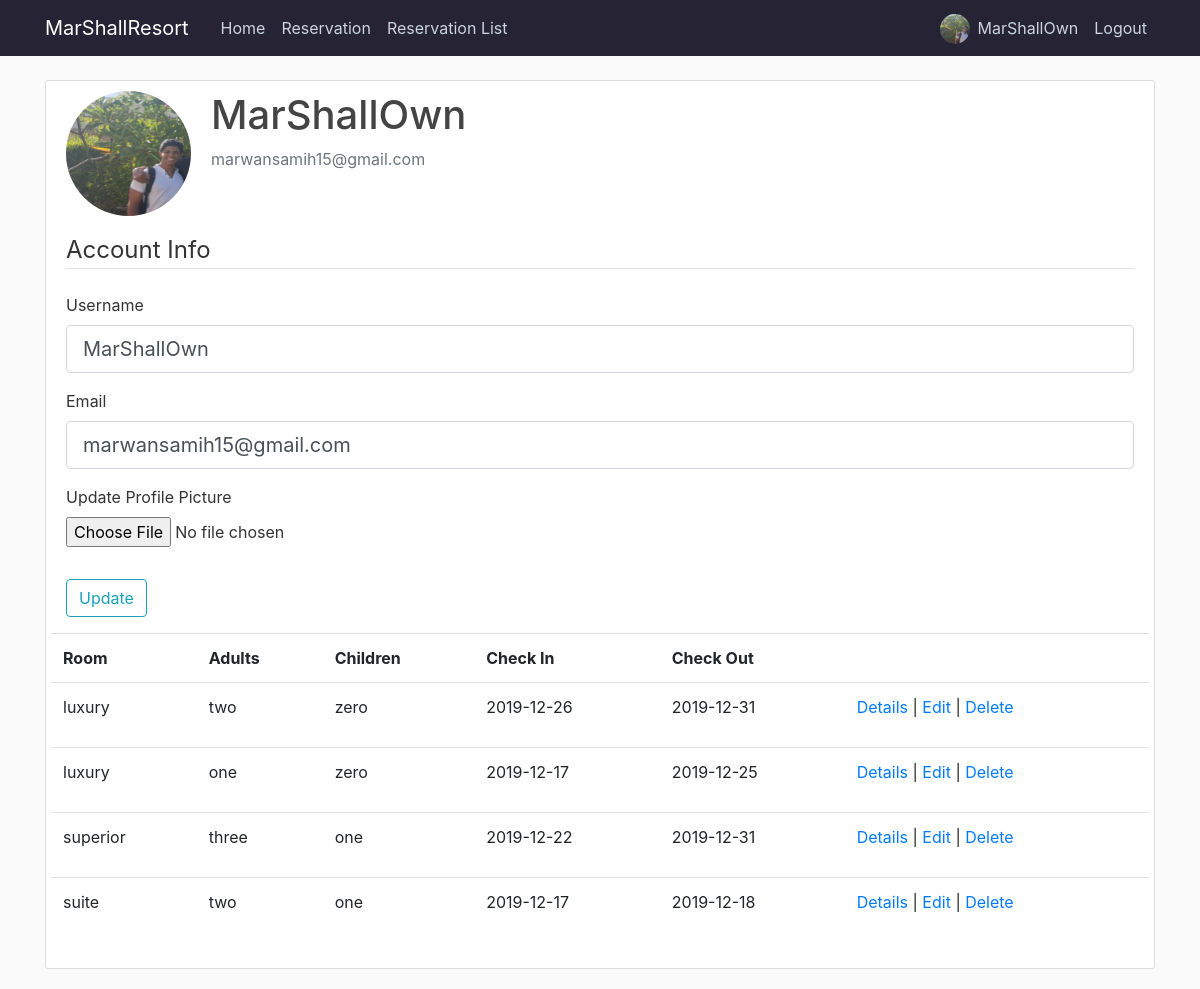
Page /account (signed in) on the earlier database version.
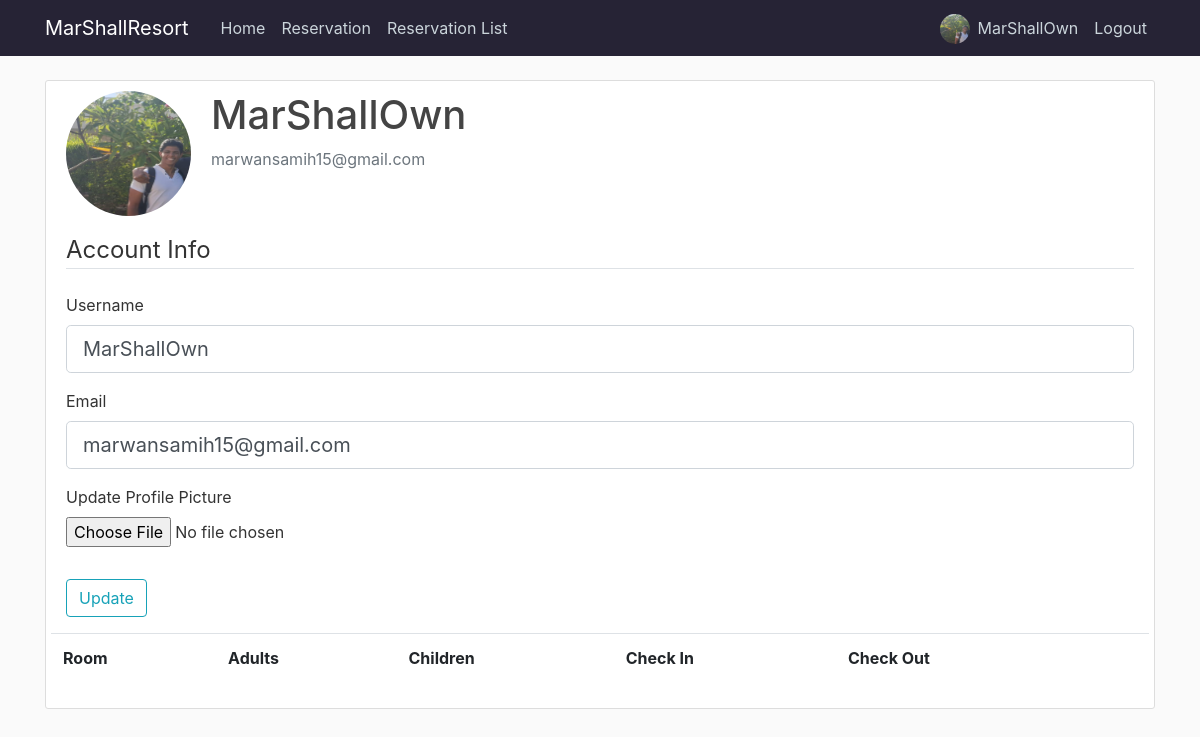
Same page on the later database version.
### app/models.py (models this page shows, shortened)
class User(db.Model, UserMixin):
    id = db.Column(db.Integer,primary_key=True)
    username = db.Column(db.String(20), unique=True, nullable=False)
    email = db.Column(db.String(120), unique=True, nullable=False)
    image_file = db.Column(db.String(20), nullable=False, default='default.jpg')
    password = db.Column(db.String(60), nullable=False)
    role = db.Column(db.String(50))
    reservations = db.relationship('Reservation', backref='user',lazy=True)

class Reservation(db.Model):
    id = db.Column(db.Integer, primary_key=True)
    name = db.Column(db.String(100),nullable=False)
    email = db.Column(db.String(120), nullable=False)
    NationalID = db.Column(db.Integer)
    room = db.Column(db.String(10),nullable=False)
    adults = db.Column(db.String(10),nullable=False)
    children = db.Column(db.String(10),nullable=False)
    checkin = db.Column(db.Date, nullable=False)
    checkout = db.Column(db.Date, nullable=False)
    gender = db.Column(db.String(10))
    birthdate = db.Column(db.Date)
    date_posted = db.Column(db.DateTime, nullable=False, default= datetime.now)
    user_id = db.Column(db.Integer, db.ForeignKey('user.id'), nullable=True)

### app/routes.py (the view)
@app.route("/account", methods=['GET','POST'])
@login_required
def account():
    form = UpdateAccountForm()
    reservations = Reservation.query.filter_by(user_id = current_user.id)
    if form.validate_on_submit():
        if form.picture.data:
            picture_file = save_profile_picture(form.picture.data)
            current_user.image_file = picture_file
        current_user.username = form.username.data
        current_user.email = form.email.data
        db.session.commit()
        flash('Your account has been updated!', 'success')
        return redirect(url_for('account'))
    elif request.method == 'GET':
        form.username.data = current_user.username
        form.email.data = current_user.email
    image_file = url_for('static', filename='profile_pics/'+ current_user.image_file)
    return render_template('account.html',title='account', image_file=image_file, form=form, reservations=reservations)

### app/forms.py (shortened to what this page needs)
class UpdateAccountForm(FlaskForm):
    username = StringField('Username',
     validators=[DataRequired(), Length(min=2, max=20) ])
    email = StringField('Email', validators=[DataRequired(), Email()])
    picture = FileField('Update Profile Picture', validators=[FileAllowed(['jpg', 'png', 'jpeg', 'jfif'])])
    submit = SubmitField('Update')

### app/models.py (called while the page is built)
@login_manager.user_loader
def load_user(user_id):
    return User.query.get(int(user_id))

### app/templates/account.html (shortened to what this page needs)
{%extends "layout.html" %}
{%block content %}
<div class="content-section">
    <div class="media">
      <img class="rounded-circle account-img" src="{{ image_file }}">
      <div class="media-body">
        <h2 class="account-heading">{{ current_user.username }}</h2>
        <p class="text-secondary">{{ current_user.email }}</p>
      </div>
    </div>
        <form method="POST" action="" enctype="multipart/form-data">
            <fieldset class="form-group">
                <legend class="border-bottom mb-4">Account Info</legend>
                <div class="form-group">
                    {{ form.username.label(class="form-control-label") }}
                    {% if form.username.errors %}
                    {{ form.username(class="form-control form-control-lg is-invalid") }}
                    <div class="invalid-feedback">
                        {% for error in form.username.errors %}
                        <span>{{error}}</span>
                        {% endfor %}
                    </div>
                    {% else %}
                    {{ form.username(class="form-control form-control-lg") }}
                    {% endif %}
                </div>
                <div class="form-group">
                        {{ form.email.label(class="form-control-label") }}
                        {% if form.email.errors %}
                        {{ form.email(class="form-control form-control-lg is-invalid") }}
                        <div class="invalid-feedback">
                            {% for error in form.email.errors %}
                            <span>{{error}}</span>
                            {% endfor %}
                        </div>
                        {% else %}
                        {{ form.email(class="form-control form-control-lg") }}
                        {% endif %}
                </div>
                <div class="form-group">
                    {{ form.picture.label() }}
                    {{ form.picture(class="form-control-file") }}
                </div>
            </fieldset>
            <div class="form-group">
                    {{ form.submit(class="btn btn-outline-info") }}
            </div>
        </form>
        <div class='row'>
            <table class="table col-md-12">
              <tr>
                  <th>
                      Room
                  </th>
                  <th>
                      Adults
                  </th>
                  <th>
                      Children
                </th>
                  <th>
                      Check In
                  </th>
                  <th>
                      Check Out
                  </th>
                  <th></th>
              </tr>
            {% for guest in reservations %}
              <tr>
                  <td>
                      <p>{{guest.room}}</p>
                  </td>
                  <td>
                      <p>{{guest.adults}}</p>
                  </td>
                  <td>
                    <p>{{guest.children}}</p>
                </td>
                  <td>
                      <p>{{guest.checkin}}</p>
                  </td>
                  <td>
                        <p>{{guest.checkout}}</p>
                    </td>
                  <td>
                    <a href="{{ url_for('reservation_show', guest_id=guest.id) }}">Details</a> |
                    <a href="{{ url_for('update_reservation', guest_id=guest.id) }}">Edit</a> |
                    <a href="{{ url_for('delete_reservation', guest_id=guest.id) }}">Delete</a>
                  </td>
              </tr>
            {% endfor %}
            </table>
            </div>
  </div>
{% endblock content %}

### app/templates/layout.html (shortened to what this page needs)
<!DOCTYPE html>
<html lang="en">
<head>
    <link rel="stylesheet" href="https://stackpath.bootstrapcdn.com/bootstrap/4.3.1/css/bootstrap.min.css">
    <link type="text/css" rel="stylesheet" href=" {{url_for('static', filename='main.css')}} " />
</head>
<body>
        <header class="site-header">
                <nav class="navbar navbar-expand-md navbar-dark bg-steel fixed-top">
                    <div class="container">
                    <a class="navbar-brand mr-4" href="{{url_for('home')}}">MarShallResort</a>
                    <div class="collapse navbar-collapse" id="navbarToggle">
                        <div class="navbar-nav mr-auto">
                        <a class="nav-item nav-link" href="{{url_for('home')}}">Home</a>
                        <a class="nav-item nav-link" href="{{url_for('reservation')}}">Reservation</a>
                        {% if current_user.is_authenticated and current_user.role == 'Admin' %}
                        <a class="nav-item nav-link" href="{{url_for('reservation_list')}}">Reservation List</a>
                        {% endif %}
                        </div>
                        <div class="navbar-nav">
                            {% if current_user.is_authenticated %}
                            <div style='margin-right: 0vh;' class='row'>
                                <a href="{{url_for('account')}}" class='prof-img-a'><img style="margin:20% 2% 0 0; height: 30px; width:30px;" class="rounded-circle" src="{{ url_for('static', filename='profile_pics/' + current_user.image_file) }}"></a>
                                <a class="nav-item nav-link" href="{{url_for('account')}}">{{current_user.username}}</a>
                            </div>
                                <a class="nav-item nav-link" href="{{url_for('logout')}}">Logout</a>
                            {% else %}
                                <a class="nav-item nav-link" href="{{url_for('login')}}">Login</a>
                                <a class="nav-item nav-link" href="{{url_for('register')}}">Register</a>
                            {% endif %}
                        </div>
                    </div>
                    </div>
                </nav>
                </header>
                        <main role="main" class="container">
                                <div class="row">
                                    <div class="col-md-12">
                                    {% block content %}{% endblock %}
                                    </div>
</body>
</html>

### app/static/main.css (style rules this page uses)
body { background: #fafafa; color: #333333; margin-top: 5rem; }
h1, h2, h3, h4, h5, h6 { color: #444444; }
.bg-steel { background-color: #262335; }
.site-header .navbar-nav .nav-link { color: #cbd5db; }
.content-section { background: #ffffff; padding: 10px 20px; border: 1px solid #dddddd; border-radius: 3px; margin-bottom: 20px; }
.account-img { height: 125px; width: 125px; margin-right: 20px; margin-bottom: 16px; }
.account-heading { font-size: 2.5rem; }

Differences in the rows shown:
removed Reservation: room "luxury", adults "two", children "zero", checkin "2019-12-26", checkout "2019-12-31"
removed Reservation: room "luxury", adults "one", children "zero", checkin "2019-12-17", checkout "2019-12-25"
removed Reservation: room "superior", adults "three", children "one", checkin "2019-12-22", checkout "2019-12-31"
removed Reservation: room "suite", adults "two", children "one", checkin "2019-12-17", checkout "2019-12-18"
